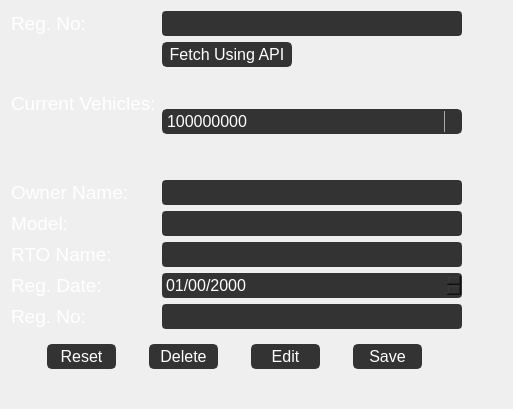
                          <widget class="QFrame" name="frame_android_field_3">
                           <property name="frameShape">
                            <enum>QFrame::NoFrame</enum>
                           </property>
                           <property name="frameShadow">
                            <enum>QFrame::Plain</enum>
                           </property>
                           <layout class="QGridLayout" name="gridLayout_16">
                            <item row="0" column="0" colspan="3">
                             <widget class="QLabel" name="label_24">
                              <property name="font">
                               <font>
                                <family>Segoe UI</family>
                                <pointsize>14</pointsize>
                               </font>
                              </property>
                              <property name="styleSheet">
                               <string notr="true">color:rgb(255,255,255);</string>
                              </property>
                              <property name="text">
                               <string>Reg. No: </string>
                              </property>
                             </widget>
                            </item>
                            <item row="3" column="0" rowspan="2" colspan="3">
                             <widget class="QLabel" name="label_28">
                              <property name="font">
                               <font>
                                <family>Segoe UI</family>
                                <pointsize>14</pointsize>
                               </font>
                              </property>
                              <property name="styleSheet">
                               <string notr="true">color:rgb(255,255,255);</string>
                              </property>
                              <property name="text">
                               <string>Current Vehicles:</string>
                              </property>
                             </widget>
                            </item>
                            <item row="1" column="3" rowspan="2" colspan="2">
                             <widget class="QPushButton" name="v_fetch_using_api_btn">
                              <property name="minimumSize">
                               <size>
                                <width>69</width>
                                <height>25</height>
                               </size>
                              </property>
                              <property name="maximumSize">
                               <size>
                                <width>130</width>
                                <height>25</height>
                               </size>
                              </property>
                              <property name="font">
                               <font>
                                <family>Segoe UI</family>
                                <pointsize>12</pointsize>
                               </font>
                              </property>
                              <property name="styleSheet">
                               <string notr="true">QPushButton {
	border: 2px solid rgb(51,51,51);
	border-radius: 5px;	
	color:rgb(255,255,255);
	background-color: rgb(51,51,51);
}
QPushButton:hover {
	border: 2px solid rgb(0,143,150);
	background-color: rgb(0,143,150);
}
QPushButton:pressed {	
	border: 2px solid rgb(0,143,150);
	background-color: rgb(51,51,51);
}

QPushButton:disabled {	
	border-radius: 5px;	
	border: 2px solid rgb(112,112,112);
	background-color: rgb(112,112,112);
}</string>
                              </property>
                              <property name="text">
                               <string>Fetch Using API</string>
                              </property>
                             </widget>
                            </item>
                            <item row="0" column="3" colspan="2">
                             <widget class="QLineEdit" name="v_reg_no_api_btn">
                              <property name="enabled">
                               <bool>true</bool>
                              </property>
                              <property name="minimumSize">
                               <size>
                                <width>300</width>
                                <height>25</height>
                               </size>
                              </property>
                              <property name="maximumSize">
                               <size>
                                <width>400</width>
                                <height>25</height>
                               </size>
                              </property>
                              <property name="font">
                               <font>
                                <family>Segoe UI</family>
                                <pointsize>12</pointsize>
                               </font>
                              </property>
                              <property name="styleSheet">
                               <string notr="true">QLineEdit {
	color:rgb(255,255,255);
	border:2px solid rgb(51,51,51);
	border-radius:4px;
	background:rgb(51,51,51);
}

QLineEdit:disabled {
	color:rgb(255,255,255);
	border:2px solid rgb(112,112,112);
	border-radius:4px;
	background:rgb(112,112,112);
}</string>
                              </property>
                              <property name="text">
                               <string/>
                              </property>
                              <property name="placeholderText">
                               <string/>
                              </property>
                             </widget>
                            </item>
                            <item row="4" column="3" colspan="2">
                             <widget class="QComboBox" name="v_curr_veh_combo">
                              <property name="maximumSize">
                               <size>
                                <width>16777215</width>
                                <height>25</height>
                               </size>
                              </property>
                              <property name="font">
                               <font>
                                <family>Segoe UI</family>
                                <pointsize>12</pointsize>
                               </font>
                              </property>
                              <property name="styleSheet">
                               <string notr="true">QComboBox {
	border: 2px solid rgb(51,51,51);
	border-radius: 5px;	
	color:rgb(255,255,255);
	background-color: rgb(51,51,51);
}

QComboBox:hover {
	border: 2px solid rgb(0,143,170);
	border-radius: 5px;	
	color:rgb(255,255,255);
	background-color: rgb(0,143,170);
}

QComboBox:!editable, QComboBox::drop-down:editable {
	background: rgb(51,51,51);
}

QComboBox:!editable:on, QComboBox::drop-down:editable:on {
    background:rgb(51,51,51);
}

QComboBox:on { /* shift the text when the popup opens */
    padding-top: 3px;
    padding-left: 4px;
}

QComboBox::drop-down {
    subcontrol-origin: padding;
    subcontrol-position: top right;
    width: 15px;

    border-left-width: 1px;
    border-left-color: darkgray;
    border-left-style: solid; /* just a single line */
    border-top-right-radius: 5px; /* same radius as the QComboBox */
    border-bottom-right-radius: 5px;
}

QComboBox::down-arrow {
    image: url(icons/1x/arrow.png);
}

QComboBox::down-arrow:on { /* shift the arrow when popup is open */
    top: 1px;
    left: 1px;
}

QComboBox::drop-down {
    background:rgb(51,51,51);
}

</string>
                              </property>
                              <property name="sizeAdjustPolicy">
                               <enum>QComboBox::AdjustToContents</enum>
                              </property>
                              <property name="frame">
                               <bool>false</bool>
                              </property>
                              <property name="modelColumn">
                               <number>0</number>
                              </property>
                              <item>
                               <property name="text">
                                <string>100000000</string>
                               </property>
                              </item>
                             </widget>
                            </item>
                            <item row="6" column="3" colspan="2">
                             <widget class="QLineEdit" name="v_owner_name_txt">
                              <property name="enabled">
                               <bool>true</bool>
                              </property>
                              <property name="minimumSize">
                               <size>
                                <width>300</width>
                                <height>25</height>
                               </size>
                              </property>
                              <property name="maximumSize">
                               <size>
                                <width>400</width>
                                <height>25</height>
                               </size>
                              </property>
                              <property name="font">
                               <font>
                                <family>Segoe UI</family>
                                <pointsize>12</pointsize>
                               </font>
                              </property>
                              <property name="styleSheet">
                               <string notr="true">QLineEdit {
	color:rgb(255,255,255);
	border:2px solid rgb(51,51,51);
	border-radius:4px;
	background:rgb(51,51,51);
}

QLineEdit:disabled {
	color:rgb(255,255,255);
	border:2px solid rgb(112,112,112);
	border-radius:4px;
	background:rgb(112,112,112);
}</string>
                              </property>
                              <property name="text">
                               <string/>
                              </property>
                              <property name="placeholderText">
                               <string/>
                              </property>
                             </widget>
                            </item>
                            <item row="6" column="0" colspan="3">
                             <widget class="QLabel" name="label_25">
                              <property name="font">
                               <font>
                                <family>Segoe UI</family>
                                <pointsize>14</pointsize>
                               </font>
                              </property>
                              <property name="styleSheet">
                               <string notr="true">color:rgb(255,255,255);</string>
                              </property>
                              <property name="text">
                               <string>Owner Name:</string>
                              </property>
                             </widget>
                            </item>
                            <item row="7" column="0">
                             <widget class="QLabel" name="label_26">
                              <property name="font">
                               <font>
                                <family>Segoe UI</family>
                                <pointsize>14</pointsize>
                               </font>
                              </property>
                              <property name="styleSheet">
                               <string notr="true">color:rgb(255,255,255);</string>
                              </property>
                              <property name="text">
                               <string>Model:</string>
                              </property>
                             </widget>
                            </item>
                            <item row="7" column="3" colspan="2">
                             <widget class="QLineEdit" name="v_model_txt">
                              <property name="enabled">
                               <bool>true</bool>
                              </property>
                              <property name="minimumSize">
                               <size>
                                <width>300</width>
                                <height>25</height>
                               </size>
                              </property>
                              <property name="maximumSize">
                               <size>
                                <width>400</width>
                                <height>25</height>
                               </size>
                              </property>
                              <property name="font">
                               <font>
                                <family>Segoe UI</family>
                                <pointsize>12</pointsize>
                               </font>
                              </property>
                              <property name="styleSheet">
                               <string notr="true">QLineEdit {
	color:rgb(255,255,255);
	border:2px solid rgb(51,51,51);
	border-radius:4px;
	background:rgb(51,51,51);
}

QLineEdit:disabled {
	color:rgb(255,255,255);
	border:2px solid rgb(112,112,112);
	border-radius:4px;
	background:rgb(112,112,112);
}</string>
                              </property>
                              <property name="text">
                               <string/>
                              </property>
                              <property name="placeholderText">
                               <string/>
                              </property>
                             </widget>
                            </item>
                            <item row="9" column="0" colspan="2">
                             <widget class="QLabel" name="label_22">
                              <property name="font">
                               <font>
                                <family>Segoe UI</family>
                                <pointsize>14</pointsize>
                               </font>
                              </property>
                              <property name="styleSheet">
                               <string notr="true">color:rgb(255,255,255);</string>
                              </property>
                              <property name="text">
                               <string>Reg. Date:</string>
                              </property>
                             </widget>
                            </item>
                            <item row="8" column="3" colspan="2">
                             <widget class="QLineEdit" name="v_rto_name_txt">
                              <property name="enabled">
                               <bool>true</bool>
                              </property>
                              <property name="minimumSize">
                               <size>
                                <width>300</width>
                                <height>25</height>
                               </size>
                              </property>
                              <property name="maximumSize">
                               <size>
                                <width>400</width>
                                <height>25</height>
                               </size>
                              </property>
                              <property name="font">
                               <font>
                                <family>Segoe UI</family>
                                <pointsize>12</pointsize>
                               </font>
                              </property>
                              <property name="styleSheet">
                               <string notr="true">QLineEdit {
	color:rgb(255,255,255);
	border:2px solid rgb(51,51,51);
	border-radius:4px;
	background:rgb(51,51,51);
}

QLineEdit:disabled {
	color:rgb(255,255,255);
	border:2px solid rgb(112,112,112);
	border-radius:4px;
	background:rgb(112,112,112);
}</string>
                              </property>
                              <property name="text">
                               <string/>
                              </property>
                              <property name="placeholderText">
                               <string/>
                              </property>
                             </widget>
                            </item>
                            <item row="8" column="5">
                             <spacer name="horizontalSpacer_9">
                              <property name="orientation">
                               <enum>Qt::Horizontal</enum>
                              </property>
                              <property name="sizeHint" stdset="0">
                               <size>
                                <width>40</width>
                                <height>20</height>
                               </size>
                              </property>
                             </spacer>
                            </item>
                            <item row="8" column="0" colspan="2">
                             <widget class="QLabel" name="label_27">
                              <property name="font">
                               <font>
                                <family>Segoe UI</family>
                                <pointsize>14</pointsize>
                               </font>
                              </property>
                              <property name="styleSheet">
                               <string notr="true">color:rgb(255,255,255);</string>
                              </property>
                              <property name="text">
                               <string>RTO Name:</string>
                              </property>
                             </widget>
                            </item>
                            <item row="9" column="3" colspan="2">
                             <widget class="QDateEdit" name="v_reg_date_txt">
                              <property name="enabled">
                               <bool>true</bool>
                              </property>
                              <property name="minimumSize">
                               <size>
                                <width>200</width>
                                <height>25</height>
                               </size>
                              </property>
                              <property name="maximumSize">
                               <size>
                                <width>400</width>
                                <height>25</height>
                               </size>
                              </property>
                              <property name="font">
                               <font>
                                <family>Segoe UI</family>
                                <pointsize>12</pointsize>
                               </font>
                              </property>
                              <property name="mouseTracking">
                               <bool>false</bool>
                              </property>
                              <property name="acceptDrops">
                               <bool>true</bool>
                              </property>
                              <property name="styleSheet">
                               <string notr="true">QDateEdit{
	color:rgb(255,255,255);
	border:2px solid rgb(51,51,51);
	border-radius:4px;
	background:rgb(51,51,51);
}

QDateEdit:disabled {
	color:rgb(255,255,255);
	border:2px solid rgb(112,112,112);
	border-radius:4px;
	background:rgb(112,112,112);
}</string>
                              </property>
                              <property name="displayFormat">
                               <string>dd/mm/yyyy</string>
                              </property>
                             </widget>
                            </item>
                            <item row="10" column="3" colspan="2">
                             <widget class="QLineEdit" name="v_reg_no_txt">
                              <property name="enabled">
                               <bool>true</bool>
                              </property>
                              <property name="minimumSize">
                               <size>
                                <width>300</width>
                                <height>25</height>
                               </size>
                              </property>
                              <property name="maximumSize">
                               <size>
                                <width>400</width>
                                <height>25</height>
                               </size>
                              </property>
                              <property name="font">
                               <font>
                                <family>Segoe UI</family>
                                <pointsize>12</pointsize>
                               </font>
                              </property>
                              <property name="styleSheet">
                               <string notr="true">QLineEdit {
	color:rgb(255,255,255);
	border:2px solid rgb(51,51,51);
	border-radius:4px;
	background:rgb(51,51,51);
}

QLineEdit:disabled {
	color:rgb(255,255,255);
	border:2px solid rgb(112,112,112);
	border-radius:4px;
	background:rgb(112,112,112);
}</string>
                              </property>
                              <property name="maxLength">
                               <number>10</number>
                              </property>
                             </widget>
                            </item>
                            <item row="10" column="0" colspan="2">
                             <widget class="QLabel" name="label_23">
                              <property name="font">
                               <font>
                                <family>Segoe UI</family>
                                <pointsize>14</pointsize>
                               </font>
                              </property>
                              <property name="styleSheet">
                               <string notr="true">color:rgb(255,255,255);</string>
                              </property>
                              <property name="text">
                               <string>Reg. No:</string>
                              </property>
                             </widget>
                            </item>
                            <item row="11" column="1">
                             <spacer name="verticalSpacer_12">
                              <property name="orientation">
                               <enum>Qt::Vertical</enum>
                              </property>
                              <property name="sizeHint" stdset="0">
                               <size>
                                <width>20</width>
                                <height>0</height>
                               </size>
                              </property>
                             </spacer>
                            </item>
                            <item row="13" column="2">
                             <spacer name="verticalSpacer_10">
                              <property name="orientation">
                               <enum>Qt::Vertical</enum>
                              </property>
                              <property name="sizeHint" stdset="0">
                               <size>
                                <width>20</width>
                                <height>20</height>
                               </size>
                              </property>
                             </spacer>
                            </item>
                            <item row="12" column="0" colspan="5">
                             <widget class="QFrame" name="frame_9">
                              <property name="frameShape">
                               <enum>QFrame::NoFrame</enum>
                              </property>
                              <property name="frameShadow">
                               <enum>QFrame::Plain</enum>
                              </property>
                              <layout class="QGridLayout" name="gridLayout_17">
                               <item row="0" column="0">
                                <widget class="QPushButton" name="v_reset_btn">
                                 <property name="minimumSize">
                                  <size>
                                   <width>69</width>
                                   <height>25</height>
                                  </size>
                                 </property>
                                 <property name="maximumSize">
                                  <size>
                                   <width>69</width>
                                   <height>25</height>
                                  </size>
                                 </property>
                                 <property name="font">
                                  <font>
                                   <family>Segoe UI</family>
                                   <pointsize>12</pointsize>
                                  </font>
                                 </property>
                                 <property name="styleSheet">
                                  <string notr="true">QPushButton {
	border: 2px solid rgb(51,51,51);
	border-radius: 5px;	
	color:rgb(255,255,255);
	background-color: rgb(51,51,51);
}
QPushButton:hover {
	border: 2px solid rgb(0,143,150);
	background-color: rgb(0,143,150);
}
QPushButton:pressed {	
	border: 2px solid rgb(0,143,150);
	background-color: rgb(51,51,51);
}

QPushButton:disabled {	
	border-radius: 5px;	
	border: 2px solid rgb(112,112,112);
	background-color: rgb(112,112,112);
}</string>
                                 </property>
                                 <property name="text">
                                  <string>Reset</string>
                                 </property>
                                </widget>
                               </item>
                               <item row="0" column="1">
                                <widget class="QPushButton" name="v_delete_btn">
                                 <property name="minimumSize">
                                  <size>
                                   <width>69</width>
                                   <height>25</height>
                                  </size>
                                 </property>
                                 <property name="maximumSize">
                                  <size>
                                   <width>69</width>
                                   <height>25</height>
                                  </size>
                                 </property>
                                 <property name="font">
                                  <font>
                                   <family>Segoe UI</family>
                                   <pointsize>12</pointsize>
                                  </font>
                                 </property>
                                 <property name="styleSheet">
                                  <string notr="true">QPushButton {
	border: 2px solid rgb(51,51,51);
	border-radius: 5px;	
	color:rgb(255,255,255);
	background-color: rgb(51,51,51);
}
QPushButton:hover {
	border: 2px solid rgb(112,0,0);
	background-color: rgb(112,0,0);
}
QPushButton:pressed {	
	border: 2px solid rgb(112,0,0);
	background-color: rgb(51,51,51);
}

QPushButton:disabled {	
	border-radius: 5px;	
	border: 2px solid rgb(112,112,112);
	background-color: rgb(112,112,112);
}</string>
                                 </property>
                                 <property name="text">
                                  <string>Delete</string>
                                 </property>
                                </widget>
                               </item>
                               <item row="0" column="2">
                                <widget class="QPushButton" name="v_edit_btn">
                                 <property name="minimumSize">
                                  <size>
                                   <width>69</width>
                                   <height>25</height>
                                  </size>
                                 </property>
                                 <property name="maximumSize">
                                  <size>
                                   <width>69</width>
                                   <height>25</height>
                                  </size>
                                 </property>
                                 <property name="font">
                                  <font>
                                   <family>Segoe UI</family>
                                   <pointsize>12</pointsize>
                                  </font>
                                 </property>
                                 <property name="styleSheet">
                                  <string notr="true">QPushButton {
	border: 2px solid rgb(51,51,51);
	border-radius: 5px;	
	color:rgb(255,255,255);
	background-color: rgb(51,51,51);
}
QPushButton:hover {
	border: 2px solid rgb(0,143,150);
	background-color: rgb(0,143,150);
}
QPushButton:pressed {	
	border: 2px solid rgb(0,143,150);
	background-color: rgb(51,51,51);
}

QPushButton:disabled {	
	border-radius: 5px;	
	border: 2px solid rgb(112,112,112);
	background-color: rgb(112,112,112);
}</string>
                                 </property>
                                 <property name="text">
                                  <string>Edit</string>
                                 </property>
                                </widget>
                               </item>
                               <item row="0" column="3">
                                <widget class="QPushButton" name="v_save_btn">
                                 <property name="minimumSize">
                                  <size>
                                   <width>69</width>
                                   <height>25</height>
                                  </size>
                                 </property>
                                 <property name="maximumSize">
                                  <size>
                                   <width>69</width>
                                   <height>25</height>
                                  </size>
                                 </property>
                                 <property name="font">
                                  <font>
                                   <family>Segoe UI</family>
                                   <pointsize>12</pointsize>
                                  </font>
                                 </property>
                                 <property name="styleSheet">
                                  <string notr="true">QPushButton {
	border: 2px solid rgb(51,51,51);
	border-radius: 5px;	
	color:rgb(255,255,255);
	background-color: rgb(51,51,51);
}
QPushButton:hover {
	border: 2px solid rgb(0,143,150);
	background-color: rgb(0,143,150);
}
QPushButton:pressed {	
	border: 2px solid rgb(0,143,150);
	background-color: rgb(51,51,51);
}

QPushButton:disabled {	
	border-radius: 5px;	
	border: 2px solid rgb(112,112,112);
	background-color: rgb(112,112,112);
}</string>
                                 </property>
                                 <property name="text">
                                  <string>Save</string>
                                 </property>
                                </widget>
                               </item>
                              </layout>
                             </widget>
                            </item>
                            <item row="5" column="3">
                             <spacer name="verticalSpacer_22">
                              <property name="orientation">
                               <enum>Qt::Vertical</enum>
                              </property>
                              <property name="sizeHint" stdset="0">
                               <size>
                                <width>20</width>
                                <height>40</height>
                               </size>
                              </property>
                             </spacer>
                            </item>
                            <item row="3" column="3">
                             <spacer name="verticalSpacer_11">
                              <property name="orientation">
                               <enum>Qt::Vertical</enum>
                              </property>
                              <property name="sizeHint" stdset="0">
                               <size>
                                <width>13</width>
                                <height>30</height>
                               </size>
                              </property>
                             </spacer>
                            </item>
                           </layout>
                          </widget>
